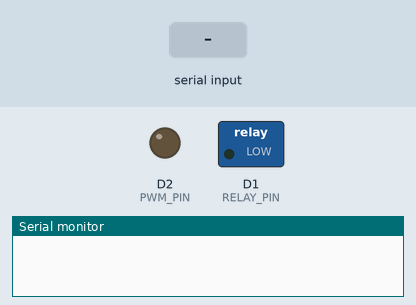
Bench run of a sketch on a simulated ESP8266 (NodeMCU). On the bench: switched loads named in the sketch (green lamp = pin HIGH), output pins drawn as LEDs (lit = HIGH), the last lines printed to the serial monitor. The inputs (shaded band) are chosen by the test bench.

Above: at 1.2 s.
1.3 s: "1,90\n" received over Serial
At 3.3 s:
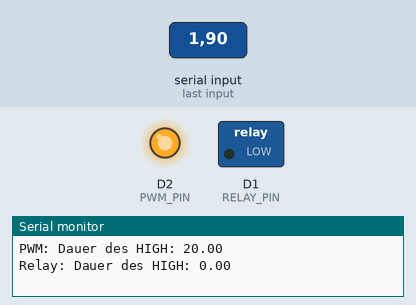
Timing chart, 0 to 4.8 s (numbered marks = the images above; inputs shaded):
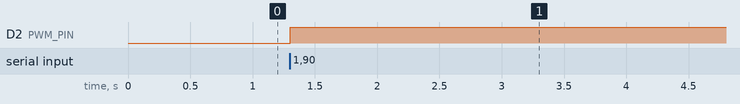

Measured:
- after the input at 1.3 s, D2 (PWM_PIN): LOW → HIGH at once

The sketch:

FanController.ino
```cpp
// Föhn-Control für Arduino
// by Julien Wachter, 2017

// PINs
#define RELAY_PIN D1
#define PWM_PIN D2

// Constants
const int RELAY_CYCLE_TIME = 400; // in ms
const int PWM_CYCLE_TIME = 20; // in ms

// Variables
String serialInputString = "0";
bool serialInputAvailable = false;

float relayOnPercent = 0;
float pwmOnPercent = 0;
int relayCycleStartTime;
int pwmCycleStartTime;

void setup()
{
  pinMode(RELAY_PIN, OUTPUT);
  pinMode(PWM_PIN, OUTPUT);
  digitalWrite(PWM_PIN, LOW);

  Serial.begin(9600);

  pwmCycleStartTime = millis();
  relayCycleStartTime = millis();
}

void loop(){
  updateSerialInput();

  pwm(PWM_PIN, PWM_CYCLE_TIME, pwmOnPercent, &pwmCycleStartTime, false);
  pwm(RELAY_PIN, RELAY_CYCLE_TIME, relayOnPercent, &relayCycleStartTime, false);
}


void pwm(byte controlPin, int fullCycleTime, float onPercent, int *cycleStartTime, bool inverseCycle) {
  if(millis() - *cycleStartTime > fullCycleTime) {
    *cycleStartTime = millis();
  }

  byte level;

  if(millis() - *cycleStartTime < fullCycleTime * onPercent) {
    level = inverseCycle ? LOW : HIGH;
    digitalWrite(controlPin, level);
  } else {
    level = inverseCycle ? HIGH : LOW;
    digitalWrite(controlPin, level);
  }
}

void updateSerialInput() {
  if (Serial.available()) { serialInputString = ""; serialInputAvailable = true; }

  while (Serial.available()) {
    if (Serial.available() > 0) {
      char c = Serial.read();  //gets one byte from serial buffer
      serialInputString += c; //makes the string serialInputString
    }
  }

  if(serialInputAvailable) {
    serialInputAvailable = false;

    int windIndex = serialInputString.indexOf("w")+1;
    int heatIndex = serialInputString.indexOf("h")+1;

    if (windIndex < heatIndex)  {
      pwmOnPercent = serialInputString.substring(windIndex, heatIndex).toFloat();
      relayOnPercent = serialInputString.substring(heatIndex).toFloat();
    }
    else {
      relayOnPercent = serialInputString.substring(heatIndex, windIndex).toFloat();
      pwmOnPercent = serialInputString.substring(windIndex).toFloat();
    }

    Serial.print("PWM: Dauer des HIGH: ");
    Serial.println(PWM_CYCLE_TIME * pwmOnPercent);
    Serial.print("Relay: Dauer des HIGH: ");
    Serial.println(RELAY_CYCLE_TIME * relayOnPercent);
  }
}
```
